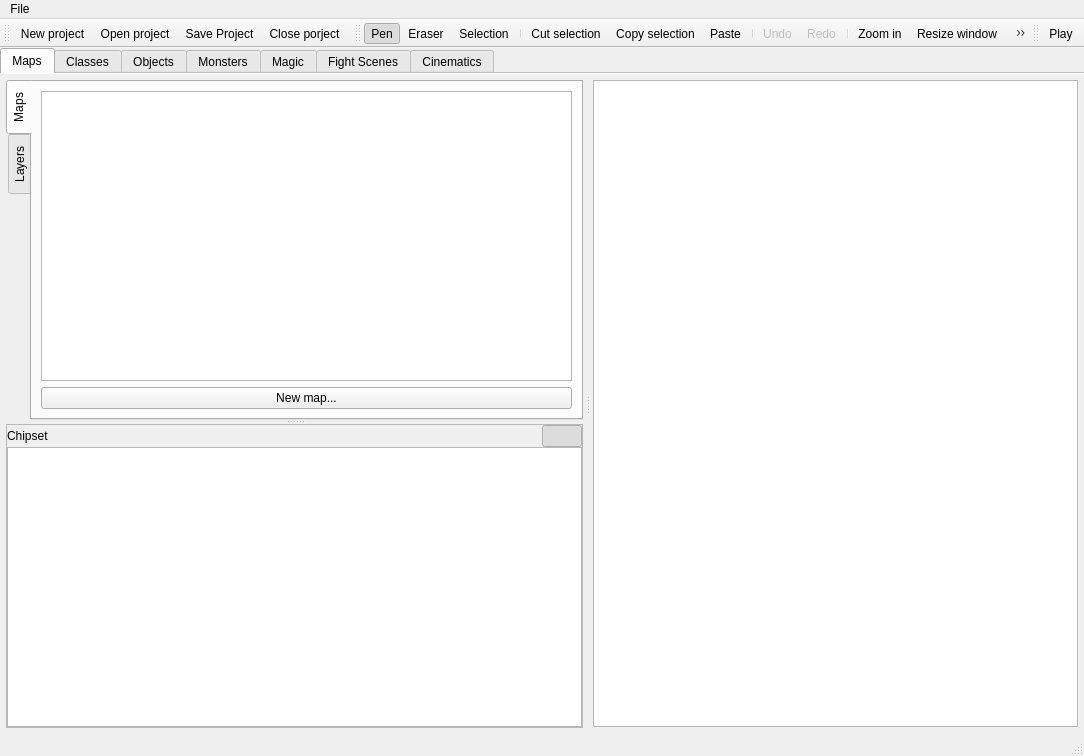
<?xml version="1.0" encoding="UTF-8"?>
<ui version="4.0">
 <class>GeneralWindow</class>
 <widget class="QMainWindow" name="GeneralWindow">
  <property name="geometry">
   <rect>
    <x>0</x>
    <y>0</y>
    <width>1084</width>
    <height>756</height>
   </rect>
  </property>
  <property name="contextMenuPolicy">
   <enum>Qt::CustomContextMenu</enum>
  </property>
  <property name="windowTitle">
   <string>Dummy Editor</string>
  </property>
  <widget class="QWidget" name="centralwidget">
   <layout class="QVBoxLayout" name="verticalLayout_3">
    <property name="spacing">
     <number>0</number>
    </property>
    <property name="leftMargin">
     <number>0</number>
    </property>
    <property name="topMargin">
     <number>0</number>
    </property>
    <property name="rightMargin">
     <number>0</number>
    </property>
    <property name="bottomMargin">
     <number>0</number>
    </property>
    <item>
     <widget class="QTabWidget" name="panels_tabs">
      <property name="currentIndex">
       <number>0</number>
      </property>
      <property name="documentMode">
       <bool>true</bool>
      </property>
      <widget class="QWidget" name="tab_map">
       <property name="enabled">
        <bool>true</bool>
       </property>
       <attribute name="title">
        <string>Maps</string>
       </attribute>
       <layout class="QHBoxLayout" name="horizontalLayout_6">
        <property name="spacing">
         <number>0</number>
        </property>
        <property name="leftMargin">
         <number>6</number>
        </property>
        <property name="topMargin">
         <number>6</number>
        </property>
        <property name="rightMargin">
         <number>6</number>
        </property>
        <property name="bottomMargin">
         <number>6</number>
        </property>
        <item>
         <widget class="QSplitter" name="splitter_map">
          <property name="orientation">
           <enum>Qt::Horizontal</enum>
          </property>
          <property name="handleWidth">
           <number>10</number>
          </property>
          <widget class="QSplitter" name="splitter_chipset">
           <property name="orientation">
            <enum>Qt::Vertical</enum>
           </property>
           <widget class="QTabWidget" name="maps_panel">
            <property name="tabPosition">
             <enum>QTabWidget::West</enum>
            </property>
            <property name="currentIndex">
             <number>0</number>
            </property>
            <widget class="QWidget" name="map_list_tab">
             <attribute name="title">
              <string>Maps</string>
             </attribute>
             <layout class="QVBoxLayout" name="verticalLayout_2">
              <item>
               <widget class="MapsTreeView" name="mapsList">
                <property name="contextMenuPolicy">
                 <enum>Qt::CustomContextMenu</enum>
                </property>
                <property name="editTriggers">
                 <set>QAbstractItemView::NoEditTriggers</set>
                </property>
                <property name="dragEnabled">
                 <bool>true</bool>
                </property>
                <property name="dragDropMode">
                 <enum>QAbstractItemView::InternalMove</enum>
                </property>
                <property name="expandsOnDoubleClick">
                 <bool>false</bool>
                </property>
               </widget>
              </item>
              <item>
               <widget class="QPushButton" name="btnNewMap">
                <property name="text">
                 <string>New map...</string>
                </property>
               </widget>
              </item>
             </layout>
            </widget>
            <widget class="MapFloorsList::FloorListWidget" name="layer_list_tab">
             <attribute name="title">
              <string>Layers</string>
             </attribute>
            </widget>
           </widget>
           <widget class="QFrame" name="chipsets_panel">
            <property name="frameShape">
             <enum>QFrame::StyledPanel</enum>
            </property>
            <property name="frameShadow">
             <enum>QFrame::Raised</enum>
            </property>
            <layout class="QVBoxLayout" name="verticalLayout">
             <property name="spacing">
              <number>0</number>
             </property>
             <property name="leftMargin">
              <number>0</number>
             </property>
             <property name="topMargin">
              <number>0</number>
             </property>
             <property name="rightMargin">
              <number>0</number>
             </property>
             <property name="bottomMargin">
              <number>0</number>
             </property>
             <item>
              <layout class="QHBoxLayout" name="horizontalLayout">
               <item>
                <widget class="QLabel" name="label">
                 <property name="text">
                  <string>Chipset</string>
                 </property>
                </widget>
               </item>
               <item>
                <widget class="QPushButton" name="toogleGridChipset">
                 <property name="sizePolicy">
                  <sizepolicy hsizetype="Fixed" vsizetype="Fixed">
                   <horstretch>0</horstretch>
                   <verstretch>0</verstretch>
                  </sizepolicy>
                 </property>
                 <property name="icon">
                  <iconset resource="../icons.qrc">
                   <normaloff>:/icons/icon_penpath.png</normaloff>:/icons/icon_penpath.png</iconset>
                 </property>
                 <property name="checkable">
                  <bool>true</bool>
                 </property>
                 <property name="checked">
                  <bool>true</bool>
                 </property>
                </widget>
               </item>
              </layout>
             </item>
             <item>
              <widget class="QGraphicsView" name="graphicsViewChipset"/>
             </item>
            </layout>
           </widget>
          </widget>
          <widget class="QWidget" name="horizontalWidget" native="true">
           <layout class="QHBoxLayout" name="horizontalLayout_5">
            <property name="spacing">
             <number>0</number>
            </property>
            <property name="leftMargin">
             <number>0</number>
            </property>
            <property name="topMargin">
             <number>0</number>
            </property>
            <property name="rightMargin">
             <number>0</number>
            </property>
            <property name="bottomMargin">
             <number>1</number>
            </property>
            <item>
             <widget class="QGraphicsView" name="graphicsViewMap">
              <property name="enabled">
               <bool>true</bool>
              </property>
             </widget>
            </item>
           </layout>
          </widget>
         </widget>
        </item>
       </layout>
      </widget>
      <widget class="QWidget" name="tab_classes">
       <attribute name="title">
        <string>Classes</string>
       </attribute>
      </widget>
      <widget class="QWidget" name="tab_object">
       <attribute name="title">
        <string>Objects</string>
       </attribute>
      </widget>
      <widget class="QWidget" name="tab_monsters">
       <attribute name="title">
        <string>Monsters</string>
       </attribute>
      </widget>
      <widget class="QWidget" name="tab_magic">
       <attribute name="title">
        <string>Magic</string>
       </attribute>
      </widget>
      <widget class="QWidget" name="tab_fights">
       <attribute name="title">
        <string>Fight Scenes</string>
       </attribute>
      </widget>
      <widget class="CinematicsWidget" name="tab_cinematics">
       <attribute name="title">
        <string>Cinematics</string>
       </attribute>
      </widget>
     </widget>
    </item>
   </layout>
  </widget>
  <widget class="QMenuBar" name="menubar">
   <property name="geometry">
    <rect>
     <x>0</x>
     <y>0</y>
     <width>1084</width>
     <height>26</height>
    </rect>
   </property>
   <widget class="QMenu" name="menuFile">
    <property name="title">
     <string>File</string>
    </property>
    <addaction name="actionNew"/>
   </widget>
   <addaction name="menuFile"/>
  </widget>
  <widget class="QStatusBar" name="statusbar"/>
  <widget class="QToolBar" name="toolbar_general">
   <property name="windowTitle">
    <string>toolBar</string>
   </property>
   <attribute name="toolBarArea">
    <enum>TopToolBarArea</enum>
   </attribute>
   <attribute name="toolBarBreak">
    <bool>false</bool>
   </attribute>
   <addaction name="actionNew"/>
   <addaction name="actionOpen"/>
   <addaction name="actionSave"/>
   <addaction name="actionClose"/>
  </widget>
  <widget class="QToolBar" name="toolbar_mapTools">
   <property name="windowTitle">
    <string>toolBar</string>
   </property>
   <attribute name="toolBarArea">
    <enum>TopToolBarArea</enum>
   </attribute>
   <attribute name="toolBarBreak">
    <bool>false</bool>
   </attribute>
   <addaction name="actionPen"/>
   <addaction name="actionEraser"/>
   <addaction name="actionSelection"/>
   <addaction name="separator"/>
   <addaction name="actionCut"/>
   <addaction name="actionCopy"/>
   <addaction name="actionPaste"/>
   <addaction name="separator"/>
   <addaction name="actionUndo"/>
   <addaction name="actionRedo"/>
   <addaction name="separator"/>
   <addaction name="actionZoomIn"/>
   <addaction name="actionResize"/>
   <addaction name="actionZoomOut"/>
   <addaction name="actionToggleGrid"/>
  </widget>
  <widget class="QToolBar" name="toolbar_gameTool">
   <property name="windowTitle">
    <string>toolBar</string>
   </property>
   <attribute name="toolBarArea">
    <enum>TopToolBarArea</enum>
   </attribute>
   <attribute name="toolBarBreak">
    <bool>false</bool>
   </attribute>
   <addaction name="actionPlay"/>
  </widget>
  <action name="actionNew">
   <property name="icon">
    <iconset resource="../icons.qrc">
     <normaloff>:/icons/newProject_Icon.png</normaloff>:/icons/newProject_Icon.png</iconset>
   </property>
   <property name="text">
    <string>New project</string>
   </property>
  </action>
  <action name="actionEraser">
   <property name="checkable">
    <bool>true</bool>
   </property>
   <property name="icon">
    <iconset resource="../icons.qrc">
     <normaloff>:/icons/icon_eraser.png</normaloff>:/icons/icon_eraser.png</iconset>
   </property>
   <property name="text">
    <string>Eraser</string>
   </property>
  </action>
  <action name="actionPen">
   <property name="checkable">
    <bool>true</bool>
   </property>
   <property name="checked">
    <bool>true</bool>
   </property>
   <property name="icon">
    <iconset resource="../icons.qrc">
     <normaloff>:/icons/icon_pen.png</normaloff>:/icons/icon_pen.png</iconset>
   </property>
   <property name="text">
    <string>Pen</string>
   </property>
  </action>
  <action name="actionPlay">
   <property name="icon">
    <iconset resource="../icons.qrc">
     <normaloff>:/icons/icon_launch.png</normaloff>:/icons/icon_launch.png</iconset>
   </property>
   <property name="text">
    <string>Play</string>
   </property>
  </action>
  <action name="actionOpen">
   <property name="icon">
    <iconset resource="../icons.qrc">
     <normaloff>:/icons/openProject_Icon.png</normaloff>:/icons/openProject_Icon.png</iconset>
   </property>
   <property name="text">
    <string>Open project</string>
   </property>
  </action>
  <action name="actionSave">
   <property name="icon">
    <iconset resource="../icons.qrc">
     <normaloff>:/icons/save_Icon.png</normaloff>:/icons/save_Icon.png</iconset>
   </property>
   <property name="text">
    <string>Save Project</string>
   </property>
   <property name="toolTip">
    <string>Save the project</string>
   </property>
  </action>
  <action name="actionClose">
   <property name="icon">
    <iconset resource="../icons.qrc">
     <normaloff>:/icons/close_icon_red.png</normaloff>:/icons/close_icon_red.png</iconset>
   </property>
   <property name="text">
    <string>Close porject</string>
   </property>
   <property name="toolTip">
    <string>Close the project</string>
   </property>
  </action>
  <action name="actionCut">
   <property name="icon">
    <iconset resource="../icons.qrc">
     <normaloff>:/icons/Cut_icon.png</normaloff>:/icons/Cut_icon.png</iconset>
   </property>
   <property name="text">
    <string>Cut selection</string>
   </property>
   <property name="toolTip">
    <string>Cut selection</string>
   </property>
  </action>
  <action name="actionCopy">
   <property name="icon">
    <iconset resource="../icons.qrc">
     <normaloff>:/icons/copy_Icon.png</normaloff>:/icons/copy_Icon.png</iconset>
   </property>
   <property name="text">
    <string>Copy selection</string>
   </property>
   <property name="toolTip">
    <string>Copy selection</string>
   </property>
  </action>
  <action name="actionPaste">
   <property name="checkable">
    <bool>true</bool>
   </property>
   <property name="icon">
    <iconset resource="../icons.qrc">
     <normaloff>:/icons/past_Icon.png</normaloff>:/icons/past_Icon.png</iconset>
   </property>
   <property name="text">
    <string>Paste </string>
   </property>
   <property name="toolTip">
    <string>Paste the cutted/copied selection</string>
   </property>
  </action>
  <action name="actionToggleGrid">
   <property name="checkable">
    <bool>true</bool>
   </property>
   <property name="checked">
    <bool>true</bool>
   </property>
   <property name="icon">
    <iconset resource="../icons.qrc">
     <normaloff>:/icons/icon_penpath.png</normaloff>:/icons/icon_penpath.png</iconset>
   </property>
   <property name="text">
    <string>Toggle Grid</string>
   </property>
  </action>
  <action name="actionSelection">
   <property name="checkable">
    <bool>true</bool>
   </property>
   <property name="icon">
    <iconset resource="../icons.qrc">
     <normaloff>:/icons/icon_selection.png</normaloff>:/icons/icon_selection.png</iconset>
   </property>
   <property name="text">
    <string>Selection</string>
   </property>
  </action>
  <action name="actionUndo">
   <property name="enabled">
    <bool>false</bool>
   </property>
   <property name="icon">
    <iconset resource="../icons.qrc">
     <normaloff>:/icons/Undo_icon.png</normaloff>:/icons/Undo_icon.png</iconset>
   </property>
   <property name="text">
    <string>Undo</string>
   </property>
  </action>
  <action name="actionRedo">
   <property name="enabled">
    <bool>false</bool>
   </property>
   <property name="icon">
    <iconset resource="../icons.qrc">
     <normaloff>:/icons/Redo_icon.png</normaloff>:/icons/Redo_icon.png</iconset>
   </property>
   <property name="text">
    <string>Redo</string>
   </property>
  </action>
  <action name="actionZoomIn">
   <property name="icon">
    <iconset resource="../icons.qrc">
     <normaloff>:/icons/icon_zoom_in.png</normaloff>:/icons/icon_zoom_in.png</iconset>
   </property>
   <property name="text">
    <string>Zoom in</string>
   </property>
   <property name="toolTip">
    <string>Zoom in</string>
   </property>
  </action>
  <action name="actionZoomOut">
   <property name="icon">
    <iconset resource="../icons.qrc">
     <normaloff>:/icons/icon_zoom_out.png</normaloff>:/icons/icon_zoom_out.png</iconset>
   </property>
   <property name="text">
    <string>Zoom Out</string>
   </property>
   <property name="toolTip">
    <string>zoom out</string>
   </property>
  </action>
  <action name="actionResize">
   <property name="icon">
    <iconset resource="../icons.qrc">
     <normaloff>:/icons/icon_resize.png</normaloff>:/icons/icon_resize.png</iconset>
   </property>
   <property name="text">
    <string>Resize window</string>
   </property>
   <property name="toolTip">
    <string>Resize window</string>
   </property>
  </action>
 </widget>
 <customwidgets>
  <customwidget>
   <class>MapsTreeView</class>
   <extends>QTreeView</extends>
   <header>mapsTree.hpp</header>
  </customwidget>
  <customwidget>
   <class>MapFloorsList::FloorListWidget</class>
   <extends>QWidget</extends>
   <header>mapFloorTreeWidget.hpp</header>
   <container>1</container>
  </customwidget>
  <customwidget>
   <class>CinematicsWidget</class>
   <extends>QWidget</extends>
   <header>CinematicsWidget.hpp</header>
   <container>1</container>
  </customwidget>
 </customwidgets>
 <resources>
  <include location="../icons.qrc"/>
 </resources>
 <connections/>
</ui>
